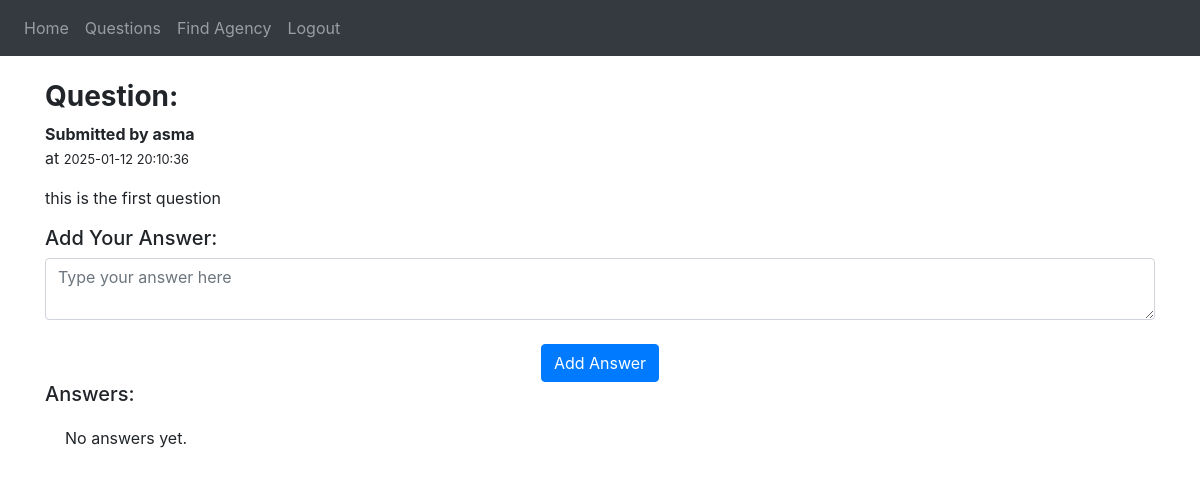
/question/1 (signed in), run on an earlier commit of the app's database.
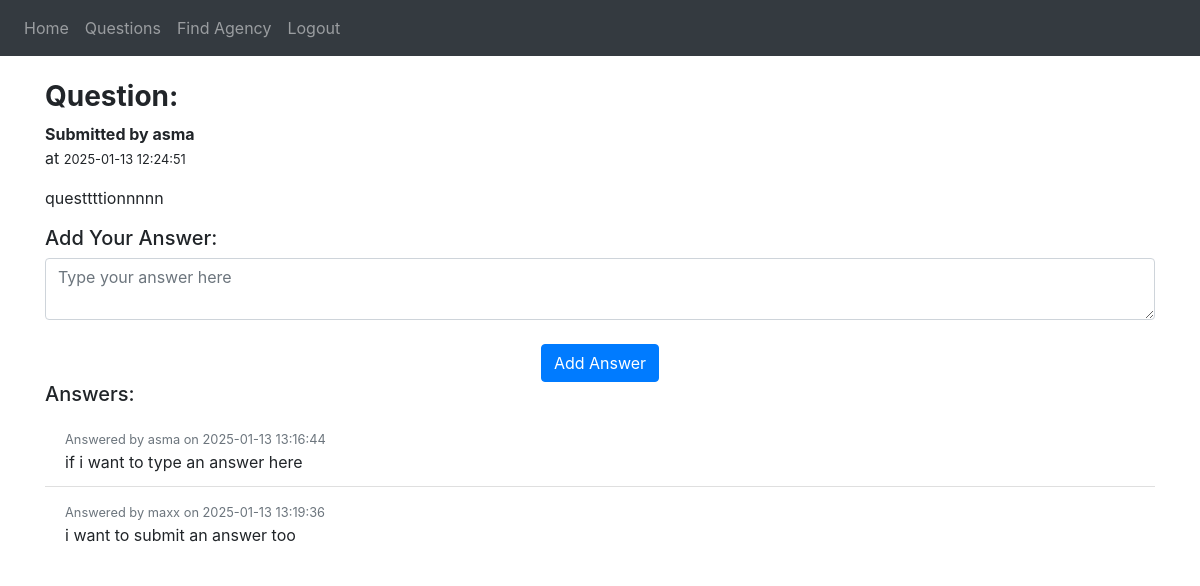
And on a later commit of the database.
### configuration/models.py (models this page shows)
class User(db.Model, UserMixin):
    __tablename__ = 'user'
    id = db.Column(db.Integer, primary_key=True)
    phoneNumber = db.Column(db.String(15), unique=True, nullable=False)  # Pre-existing
    username = db.Column(db.String(120), unique=True, nullable=True)   # Added during signup
    passwordHash = db.Column(db.String(128), nullable=True)         # Added during signup
    bonusPlan = db.Column(db.Integer, nullable=False)          # Pre-existing
    usageHistory = db.relationship('UsageHistory', back_populates='user', cascade='all, delete-orphan')
    balance = db.relationship('Balance', uselist=False, back_populates='user', cascade='all, delete-orphan')
    rechargeHistory = db.relationship('Recharge', back_populates='user', cascade='all, delete-orphan')
    questions = db.relationship('Question', back_populates='user', cascade='all, delete-orphan')
    answers = db.relationship('Answer', back_populates='user', cascade='all, delete-orphan')

class Question(db.Model):
    __tablename__ = 'question'
    id = db.Column(db.Integer, primary_key=True)
    userId = db.Column(db.Integer, db.ForeignKey('user.id'), nullable=False)  # Foreign Key to User table
    content = db.Column(db.Text, nullable=False)  # Detailed question content
    submittedAt = db.Column(db.DateTime, default=func.now(), nullable=False)  # when the question was submitted
    user = db.relationship('User', back_populates='questions')
    answers = db.relationship('Answer', back_populates='question', cascade='all, delete-orphan')

class Answer(db.Model):
    __tablename__ = 'answer'
    id = db.Column(db.Integer, primary_key=True)
    questionId = db.Column(db.Integer, db.ForeignKey('question.id'), nullable=False)  # Foreign Key to Questions table
    userId = db.Column(db.Integer, db.ForeignKey('user.id'), nullable=False)  # Foreign Key to User table
    content = db.Column(db.Text, nullable=False)  # Content of the answer
    submittedAt = db.Column(db.DateTime, default=func.now(), nullable=False)  # when the answer was submitted
    question = db.relationship('Question', back_populates='answers')
    user = db.relationship('User', back_populates='answers')

### configuration/blueprint.py (the view, shortened to what this page needs)
@blp.route('/question/<int:question_id>', methods=['GET', 'POST'])
@login_required
def answers(question_id):
    question = Question.query.get_or_404(question_id)
    return render_template("answers.html", user=current_user, question=question)

### configuration/__init__.py (called while the page is built)
def create_application():
    app = Flask(__name__)
    app.config['SECRET_KEY'] = 'TTapp'
    app.config['SQLALCHEMY_DATABASE_URI'] = f'sqlite:///{DB_NAME}'
    db.init_app(app)
    app.register_blueprint(blp, url_prefix='/')
    app.register_blueprint(apiblp)
    login_manager = LoginManager()
    login_manager.login_view = 'blp.login'
    login_manager.init_app(app)
    @login_manager.user_loader
    def load_user(id):
        return User.query.get(int(id))
    return app

### configuration/templates/answers.html (shortened to what this page needs)
{% extends "theme.html" %}
{% block content %}
    <h3><strong>Question:</strong></h3>
    <p><strong> Submitted by {{ question.user.username }}</strong>
    <br>at <small>{{ question.submittedAt.strftime('%Y-%m-%d %H:%M:%S') }}</small></p>
    <p>{{ question.content }}</p>
    <h5>Add Your Answer:</h5>
    <form method="POST">
        <textarea name="answer" class="form-control" placeholder="Type your answer here"></textarea>
        <br />
        <div align="center">
            <button type="submit" class="btn btn-primary">Add Answer</button>
        </div>
    </form>
    <h5>Answers:</h5>
    <ul class="list-group list-group-flush">
        {% for answer in question.answers %}
            <li class="list-group-item">
                <small class="text-muted">Answered by {{ answer.user.username }} on {{ answer.submittedAt.strftime('%Y-%m-%d %H:%M:%S') }}</small>
                <br />
                {{ answer.content }}
            </li>
        {% else %}
            <li class="list-group-item">No answers yet.</li>
        {% endfor %}
    </ul>
{% endblock %}

### configuration/templates/theme.html (shortened to what this page needs)
<!DOCTYPE html>
<html>
  <head>
    <link
      rel="stylesheet"
      href="https://stackpath.bootstrapcdn.com/bootstrap/4.4.1/css/bootstrap.min.css"
    />
    <link
      rel="stylesheet"
      href="https://stackpath.bootstrapcdn.com/font-awesome/4.7.0/css/font-awesome.min.css"
    />
 <link rel="stylesheet" href="{{ url_for('static', filename='style.css') }}">
  </head>
  <body>
    <nav class="navbar navbar-expand-lg navbar-dark bg-dark">
      <div class="collapse navbar-collapse" id="navbar">
        <div class="navbar-nav">
          {% if user.is_authenticated %}
          <a class="nav-item nav-link" id="home" href="/">Home</a>
          <a class="nav-item nav-link" id="questions" href="/questions">Questions</a>
          <a class="nav-item nav-link" id="findAgency" href="/find">Find Agency</a>
          <a class="nav-item nav-link" id="logout" href="/logout">Logout</a>
          {% else %}
          <a class="nav-item nav-link" id="login" href="/login">Login</a>
          <a class="nav-item nav-link" id="signUp" href="/signup">Sign Up</a>
          {% endif %}
        </div>
      </div>
    </nav>
<br>
    <div class="container">{% block content %} {% endblock %}</div>
  </body>
</html>

What changed in the data, as far as the page shows it:
changed Question: submittedAt "2025-01-12 20:10:36" → "2025-01-13 12:24:51"; content "this is the first question" → "questtttionnnnn"
now on this page (row edited): Answer: user.username "asma", submittedAt "2025-01-13 13:16:44", content "if i want to type an answer here"
added Answer: user.username "maxx", submittedAt "2025-01-13 13:19:36", content "i want to submit an answer too"
Also different on the page:
text no longer shown: "No answers yet."
